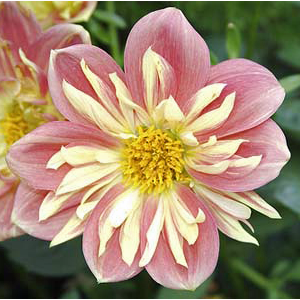
%> input picture flower.bmp, 300 x 300 px
$ octave A.m   (GNU Octave 9; MATLAB toolbox functions it lacks are replaced by stand-ins)
%> lines starting %> are read from the running program, lines starting %| are printed output that depends on the picture
image = double(rgb2gray(imread('flower.bmp')));
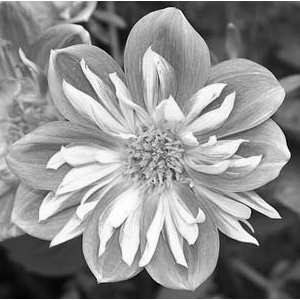
%> image: size 300x300 double; min 0, max 255, mean 142
[U,S,V] = svd(image);
EigenColumnVector = diag(S);
%> EigenColumnVector = 300 values, max 44671.6 at index 1, min 2.46e-13 at index 300, mean 505.3
FirstTenEigenValues = EigenColumnVector(1:10);
%> FirstTenEigenValues = [44671.6; 6623; 5165.8; 3874.7; 3328.4; 3068.9; 2852.6; 2773.4; 2651; 2455.3]
x = linspace(1,10,10);
disp(FirstTenEigenValues);
%|    4.4672e+04
%|    6.6230e+03
%|    5.1658e+03
%|    3.8747e+03
%|    3.3284e+03
%|    3.0689e+03
%|    2.8526e+03
%|    2.7734e+03
%|    2.6510e+03
%|    2.4553e+03
plot(x,FirstTenEigenValues)
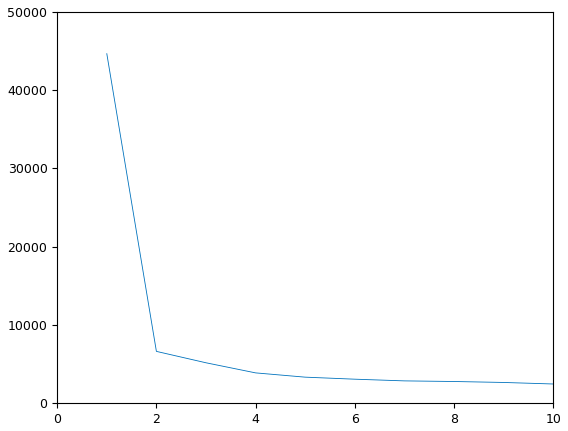
%> figure redrawn from the program's plot data; curve peaks at x = 1, y = 44671.6
figure;
plot(EigenColumnVector)
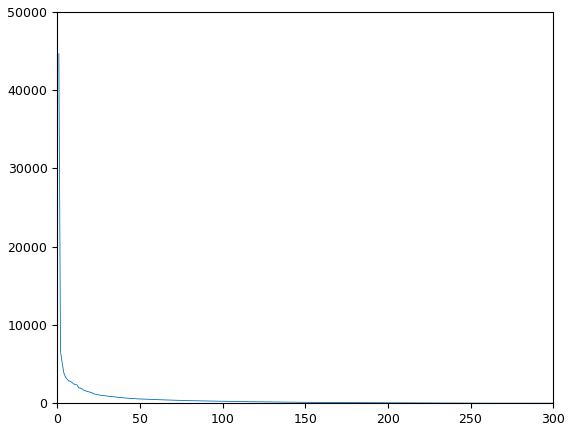
%> figure redrawn from the program's plot data; curve peaks at x = 1, y = 44671.6
